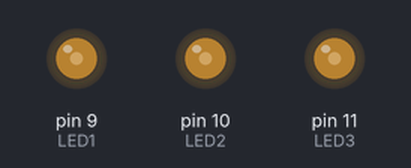
Recording of a sketch running on a simulated Arduino Uno, built with avr-gcc and run on an emulated ATmega328P. Parts: output pins drawn as LEDs (lit = HIGH).

Above: at 0.1 s.
Timing chart, 0 to 1.6 s (numbered marks = the images above):
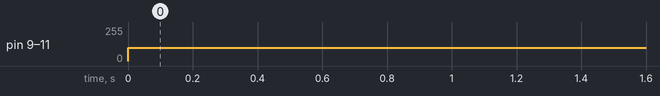

The sketch:

led_colour_choose.ino
```cpp
const int LED1 = 9;
const int LED2 = 10;
const int LED3 = 11;

void setup() {
  pinMode (LED1, OUTPUT);
  pinMode (LED2, OUTPUT);
  pinMode (LED3, OUTPUT);

}

void loop() {
  // put your main code here, to run repeatedly:
  analogWrite(LED1, 100); //255 max value
  analogWrite(LED2, 100);
  analogWrite(LED3, 100);

  delay(20);
}
```

Measured:
- by itself, pin 9 (LED1), pin 10 (LED2), pin 11 (LED3): 0/255 → 100/255 at 0.00 s
